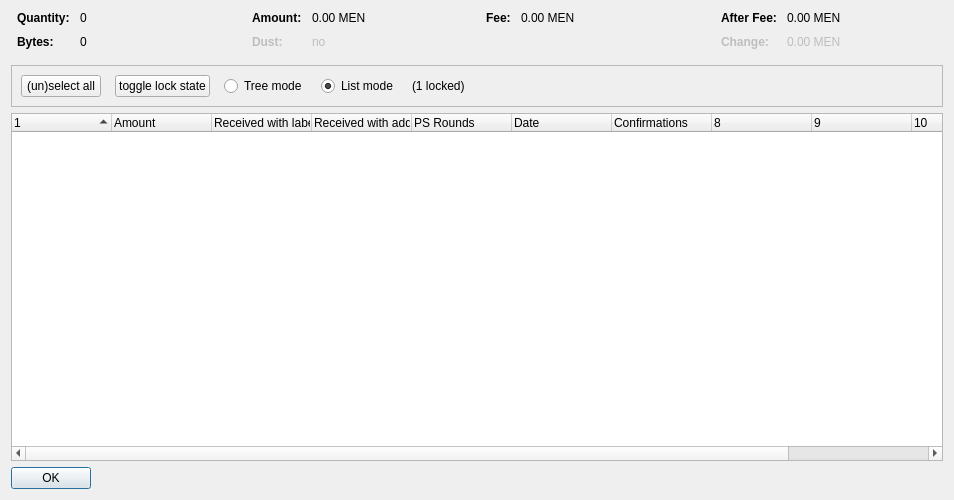
<?xml version="1.0" encoding="UTF-8"?>
<ui version="4.0">
 <class>CoinControlDialog</class>
 <widget class="QDialog" name="CoinControlDialog">
  <property name="geometry">
   <rect>
    <x>0</x>
    <y>0</y>
    <width>954</width>
    <height>500</height>
   </rect>
  </property>
  <property name="windowTitle">
   <string>Coin Selection</string>
  </property>
  <layout class="QVBoxLayout" name="verticalLayout">
   <item>
    <layout class="QHBoxLayout" name="horizontalLayoutTop" stretch="0,0,0,0">
     <property name="topMargin">
      <number>0</number>
     </property>
     <property name="bottomMargin">
      <number>10</number>
     </property>
     <item>
      <layout class="QFormLayout" name="formLayoutCoinControl1">
       <property name="horizontalSpacing">
        <number>10</number>
       </property>
       <property name="verticalSpacing">
        <number>10</number>
       </property>
       <property name="leftMargin">
        <number>6</number>
       </property>
       <property name="rightMargin">
        <number>6</number>
       </property>
       <item row="0" column="0">
        <widget class="QLabel" name="labelCoinControlQuantityText">
         <property name="font">
          <font>
           <weight>75</weight>
           <bold>true</bold>
          </font>
         </property>
         <property name="text">
          <string>Quantity:</string>
         </property>
        </widget>
       </item>
       <item row="0" column="1">
        <widget class="QLabel" name="labelCoinControlQuantity">
         <property name="cursor">
          <cursorShape>IBeamCursor</cursorShape>
         </property>
         <property name="contextMenuPolicy">
          <enum>Qt::ActionsContextMenu</enum>
         </property>
         <property name="text">
          <string notr="true">0</string>
         </property>
         <property name="textInteractionFlags">
          <set>Qt::LinksAccessibleByMouse|Qt::TextSelectableByKeyboard|Qt::TextSelectableByMouse</set>
         </property>
        </widget>
       </item>
       <item row="1" column="0">
        <widget class="QLabel" name="labelCoinControlBytesText">
         <property name="font">
          <font>
           <weight>75</weight>
           <bold>true</bold>
          </font>
         </property>
         <property name="text">
          <string>Bytes:</string>
         </property>
        </widget>
       </item>
       <item row="1" column="1">
        <widget class="QLabel" name="labelCoinControlBytes">
         <property name="cursor">
          <cursorShape>IBeamCursor</cursorShape>
         </property>
         <property name="contextMenuPolicy">
          <enum>Qt::ActionsContextMenu</enum>
         </property>
         <property name="text">
          <string notr="true">0</string>
         </property>
         <property name="textInteractionFlags">
          <set>Qt::LinksAccessibleByMouse|Qt::TextSelectableByKeyboard|Qt::TextSelectableByMouse</set>
         </property>
        </widget>
       </item>
      </layout>
     </item>
     <item>
      <layout class="QFormLayout" name="formLayoutCoinControl2">
       <property name="horizontalSpacing">
        <number>10</number>
       </property>
       <property name="verticalSpacing">
        <number>10</number>
       </property>
       <property name="leftMargin">
        <number>6</number>
       </property>
       <property name="rightMargin">
        <number>6</number>
       </property>
       <item row="0" column="0">
        <widget class="QLabel" name="labelCoinControlAmountText">
         <property name="font">
          <font>
           <weight>75</weight>
           <bold>true</bold>
          </font>
         </property>
         <property name="text">
          <string>Amount:</string>
         </property>
        </widget>
       </item>
       <item row="0" column="1">
        <widget class="QLabel" name="labelCoinControlAmount">
         <property name="cursor">
          <cursorShape>IBeamCursor</cursorShape>
         </property>
         <property name="contextMenuPolicy">
          <enum>Qt::ActionsContextMenu</enum>
         </property>
         <property name="text">
          <string notr="true">0.00 MEN</string>
         </property>
         <property name="textInteractionFlags">
          <set>Qt::LinksAccessibleByMouse|Qt::TextSelectableByKeyboard|Qt::TextSelectableByMouse</set>
         </property>
        </widget>
       </item>
       <item row="1" column="0">
        <widget class="QLabel" name="labelCoinControlLowOutputText">
         <property name="enabled">
          <bool>false</bool>
         </property>
         <property name="font">
          <font>
           <weight>75</weight>
           <bold>true</bold>
          </font>
         </property>
         <property name="text">
          <string>Dust:</string>
         </property>
        </widget>
       </item>
       <item row="1" column="1">
        <widget class="QLabel" name="labelCoinControlLowOutput">
         <property name="enabled">
          <bool>false</bool>
         </property>
         <property name="cursor">
          <cursorShape>IBeamCursor</cursorShape>
         </property>
         <property name="contextMenuPolicy">
          <enum>Qt::ActionsContextMenu</enum>
         </property>
         <property name="text">
          <string notr="true">no</string>
         </property>
         <property name="textInteractionFlags">
          <set>Qt::LinksAccessibleByMouse|Qt::TextSelectableByKeyboard|Qt::TextSelectableByMouse</set>
         </property>
        </widget>
       </item>
      </layout>
     </item>
     <item>
      <layout class="QFormLayout" name="formLayoutCoinControl3">
       <property name="horizontalSpacing">
        <number>10</number>
       </property>
       <property name="verticalSpacing">
        <number>10</number>
       </property>
       <property name="leftMargin">
        <number>6</number>
       </property>
       <property name="rightMargin">
        <number>6</number>
       </property>
       <item row="0" column="0">
        <widget class="QLabel" name="labelCoinControlFeeText">
         <property name="font">
          <font>
           <weight>75</weight>
           <bold>true</bold>
          </font>
         </property>
         <property name="text">
          <string>Fee:</string>
         </property>
        </widget>
       </item>
       <item row="0" column="1">
        <widget class="QLabel" name="labelCoinControlFee">
         <property name="cursor">
          <cursorShape>IBeamCursor</cursorShape>
         </property>
         <property name="contextMenuPolicy">
          <enum>Qt::ActionsContextMenu</enum>
         </property>
         <property name="text">
          <string notr="true">0.00 MEN</string>
         </property>
         <property name="textInteractionFlags">
          <set>Qt::LinksAccessibleByMouse|Qt::TextSelectableByKeyboard|Qt::TextSelectableByMouse</set>
         </property>
        </widget>
       </item>
      </layout>
     </item>
     <item>
      <layout class="QFormLayout" name="formLayoutCoinControl4">
       <property name="horizontalSpacing">
        <number>10</number>
       </property>
       <property name="verticalSpacing">
        <number>10</number>
       </property>
       <property name="leftMargin">
        <number>6</number>
       </property>
       <property name="rightMargin">
        <number>6</number>
       </property>
       <item row="0" column="0">
        <widget class="QLabel" name="labelCoinControlAfterFeeText">
         <property name="font">
          <font>
           <weight>75</weight>
           <bold>true</bold>
          </font>
         </property>
         <property name="text">
          <string>After Fee:</string>
         </property>
        </widget>
       </item>
       <item row="0" column="1">
        <widget class="QLabel" name="labelCoinControlAfterFee">
         <property name="cursor">
          <cursorShape>IBeamCursor</cursorShape>
         </property>
         <property name="contextMenuPolicy">
          <enum>Qt::ActionsContextMenu</enum>
         </property>
         <property name="text">
          <string notr="true">0.00 MEN</string>
         </property>
         <property name="textInteractionFlags">
          <set>Qt::LinksAccessibleByMouse|Qt::TextSelectableByKeyboard|Qt::TextSelectableByMouse</set>
         </property>
        </widget>
       </item>
       <item row="1" column="0">
        <widget class="QLabel" name="labelCoinControlChangeText">
         <property name="enabled">
          <bool>false</bool>
         </property>
         <property name="font">
          <font>
           <weight>75</weight>
           <bold>true</bold>
          </font>
         </property>
         <property name="text">
          <string>Change:</string>
         </property>
        </widget>
       </item>
       <item row="1" column="1">
        <widget class="QLabel" name="labelCoinControlChange">
         <property name="enabled">
          <bool>false</bool>
         </property>
         <property name="cursor">
          <cursorShape>IBeamCursor</cursorShape>
         </property>
         <property name="contextMenuPolicy">
          <enum>Qt::ActionsContextMenu</enum>
         </property>
         <property name="text">
          <string notr="true">0.00 MEN</string>
         </property>
         <property name="textInteractionFlags">
          <set>Qt::LinksAccessibleByMouse|Qt::TextSelectableByKeyboard|Qt::TextSelectableByMouse</set>
         </property>
        </widget>
       </item>
      </layout>
     </item>
    </layout>
   </item>
   <item>
    <widget class="QFrame" name="frame">
     <property name="minimumSize">
      <size>
       <width>0</width>
       <height>40</height>
      </size>
     </property>
     <property name="frameShape">
      <enum>QFrame::StyledPanel</enum>
     </property>
     <property name="frameShadow">
      <enum>QFrame::Sunken</enum>
     </property>
     <layout class="QHBoxLayout" name="horizontalLayout">
      <item>
       <layout class="QHBoxLayout" name="horizontalLayoutPanel" stretch="0,0,0,0,0,0">
        <property name="spacing">
         <number>14</number>
        </property>
        <item>
         <widget class="QPushButton" name="pushButtonSelectAll">
          <property name="sizePolicy">
           <sizepolicy hsizetype="Maximum" vsizetype="Fixed">
            <horstretch>0</horstretch>
            <verstretch>0</verstretch>
           </sizepolicy>
          </property>
          <property name="text">
           <string>(un)select all</string>
          </property>
          <property name="autoDefault">
           <bool>false</bool>
          </property>
         </widget>
        </item>
        <item>
         <widget class="QPushButton" name="pushButtonToggleLock">
          <property name="sizePolicy">
           <sizepolicy hsizetype="Maximum" vsizetype="Fixed">
            <horstretch>0</horstretch>
            <verstretch>0</verstretch>
           </sizepolicy>
          </property>
          <property name="text">
           <string>toggle lock state</string>
          </property>
          <property name="autoDefault">
           <bool>false</bool>
          </property>
         </widget>
        </item>
        <item>
         <widget class="QRadioButton" name="radioTreeMode">
          <property name="sizePolicy">
           <sizepolicy hsizetype="Maximum" vsizetype="Fixed">
            <horstretch>0</horstretch>
            <verstretch>0</verstretch>
           </sizepolicy>
          </property>
          <property name="text">
           <string>Tree mode</string>
          </property>
         </widget>
        </item>
        <item>
         <widget class="QRadioButton" name="radioListMode">
          <property name="sizePolicy">
           <sizepolicy hsizetype="Maximum" vsizetype="Fixed">
            <horstretch>0</horstretch>
            <verstretch>0</verstretch>
           </sizepolicy>
          </property>
          <property name="text">
           <string>List mode</string>
          </property>
          <property name="checked">
           <bool>true</bool>
          </property>
         </widget>
        </item>
        <item>
         <widget class="QLabel" name="labelLocked">
          <property name="text">
           <string>(1 locked)</string>
          </property>
         </widget>
        </item>
        <item>
         <spacer name="horizontalSpacer">
          <property name="orientation">
           <enum>Qt::Horizontal</enum>
          </property>
          <property name="sizeHint" stdset="0">
           <size>
            <width>40</width>
            <height>20</height>
           </size>
          </property>
         </spacer>
        </item>
       </layout>
      </item>
     </layout>
    </widget>
   </item>
   <item>
    <widget class="CoinControlTreeWidget" name="treeWidget">
     <property name="contextMenuPolicy">
      <enum>Qt::CustomContextMenu</enum>
     </property>
     <property name="sortingEnabled">
      <bool>false</bool>
     </property>
     <property name="columnCount">
      <number>11</number>
     </property>
     <attribute name="headerShowSortIndicator" stdset="0">
      <bool>true</bool>
     </attribute>
     <attribute name="headerStretchLastSection">
      <bool>false</bool>
     </attribute>
     <column>
      <property name="text">
       <string/>
      </property>
     </column>
     <column>
      <property name="text">
       <string>Amount</string>
      </property>
     </column>
     <column>
      <property name="text">
       <string>Received with label</string>
      </property>
     </column>
     <column>
      <property name="text">
       <string>Received with address</string>
      </property>
     </column>
     <column>
      <property name="text">
       <string>PS Rounds</string>
      </property>
     </column>
     <column>
      <property name="text">
       <string>Date</string>
      </property>
     </column>
     <column>
      <property name="text">
       <string>Confirmations</string>
      </property>
      <property name="toolTip">
       <string>Confirmed</string>
      </property>
     </column>
     <column>
      <property name="text">
       <string/>
      </property>
     </column>
     <column>
      <property name="text">
       <string/>
      </property>
     </column>
     <column>
      <property name="text">
       <string/>
      </property>
     </column>
     <column>
      <property name="text">
       <string/>
      </property>
     </column>
    </widget>
   </item>
   <item>
    <widget class="QDialogButtonBox" name="buttonBox">
     <property name="sizePolicy">
      <sizepolicy hsizetype="Maximum" vsizetype="Fixed">
       <horstretch>0</horstretch>
       <verstretch>0</verstretch>
      </sizepolicy>
     </property>
     <property name="orientation">
      <enum>Qt::Horizontal</enum>
     </property>
     <property name="standardButtons">
      <set>QDialogButtonBox::Ok</set>
     </property>
    </widget>
   </item>
  </layout>
 </widget>
 <customwidgets>
  <customwidget>
   <class>CoinControlTreeWidget</class>
   <extends>QTreeWidget</extends>
   <header>coincontroltreewidget.h</header>
  </customwidget>
 </customwidgets>
 <resources/>
 <connections/>
</ui>
